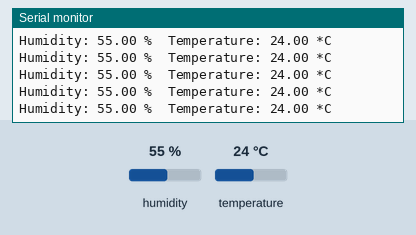
Simulated run of this sketch. Board: Arduino Uno, built with avr-gcc and run on an emulated ATmega328P. Shown: the last lines printed to the serial monitor. The inputs (shaded band) are chosen by the test bench; at power-on: humidity 55 %, temperature 24 °C. WiFi joins after 1.5 s; servers stay silent unless stated.

Above: at 1.2 s.
1.3 s: humidity set to 22 %
At 2.18 s:
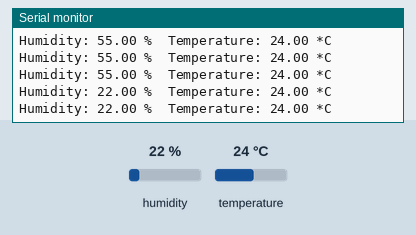
2.8 s: temperature set to 12 °C
At 2.86 s:
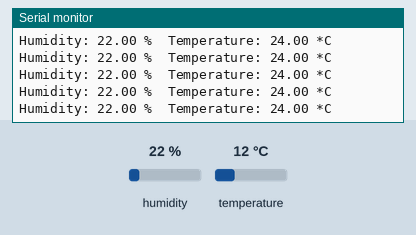
8.8 s: humidity set to 40 %
At 8.83 s:
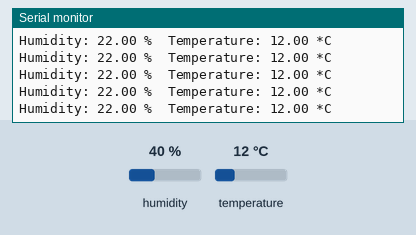
Timing chart, 0 to 11.8 s (numbered marks = the images above; inputs shaded):
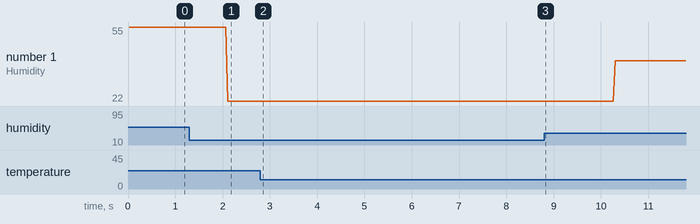

The sketch:

uip_dht11.ino
```cpp
// UIPEthernet EchoServer example : https://github.com/ntruchsess/arduino_uip
#include <UIPEthernet.h>
EthernetServer server = EthernetServer(80);

// ladyAda DHT11 tutorial http://learn.adafruit.com/dht
#include "DHT.h"
#define DHTPIN 2
#define DHTTYPE DHT11
// what pin we're connected to ,  pin 1 (on the left) of the sensor to +5V, pin 2 of the sensor to whatever your DHTPIN is, pin 4 (on the right) of the sensor to GROUND, a 10K resistor from pin 2 (data) to pin 1 (power) of the sensor
DHT dht(DHTPIN, DHTTYPE);
float h;
float t;

void temperature ()
{
  // Reading temperature or humidity takes about 250 milliseconds!
  // Sensor readings may also be up to 2 seconds 'old' (its a very slow sensor)
  h = dht.readHumidity();
  t = dht.readTemperature();

  // check if returns are valid, if they are NaN (not a number) then something went wrong!
  if (isnan(t) || isnan(h)) {
    Serial.println("Failed to read from DHT");
  } else {
    Serial.print("Humidity: ");
    Serial.print(h);
    Serial.print(" %\t");
    Serial.print("Temperature: ");
    Serial.print(t);
    Serial.println(" *C");
  }
}

void webserver()
{
  size_t size;

  if (EthernetClient client = server.available())
    {
      while((size = client.available()) > 0)
        {
          uint8_t* msg = (uint8_t*)malloc(size);
          size = client.read(msg,size);
          Serial.write(msg,size);
          free(msg);
        }
      client.println("DATA from Server!");
      client.println("humitat = ");
      client.println(h);
      client.println("temperatura = ");
      client.println(t);
      client.stop();
    }
}

void setup()
{
  Serial.begin(9600);

  // webserver
  uint8_t mac[6] = {0x00,0x01,0x02,0x03,0x04,0x05};
  IPAddress myIP(192,168,0,25);
  Ethernet.begin(mac,myIP);
  server.begin();

  // temperatura
  dht.begin();
}

void loop()
{
  // webserver
  webserver();

  // temperature
  temperature();
}
```

Measured:
- after the input at 1.3 s, the serial monitor: prints a new line after 0.81 s (image 1)
- plotted number 1: 55 → 22 after the input at 1.3 s, 22 → 40 after the input at 8.8 s
